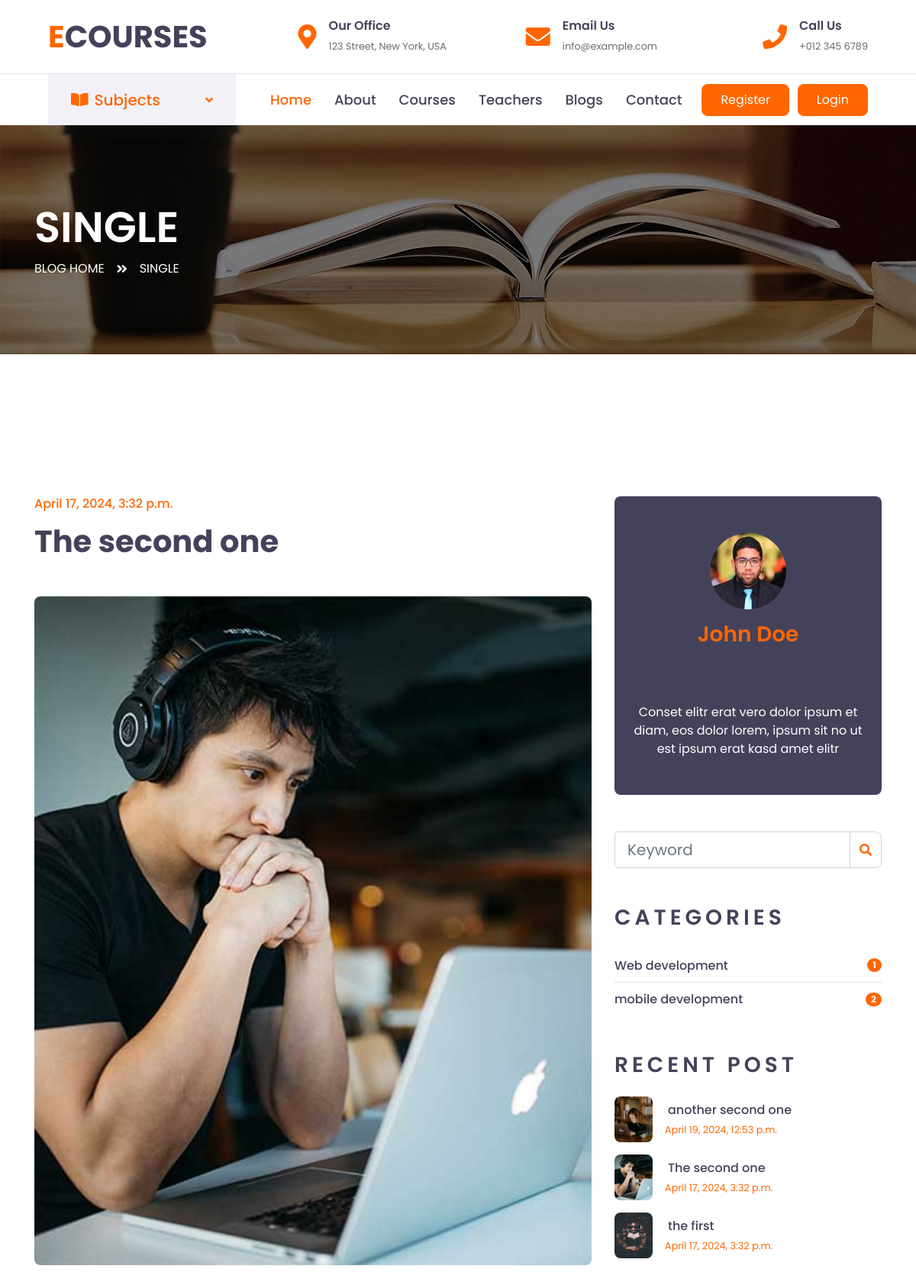
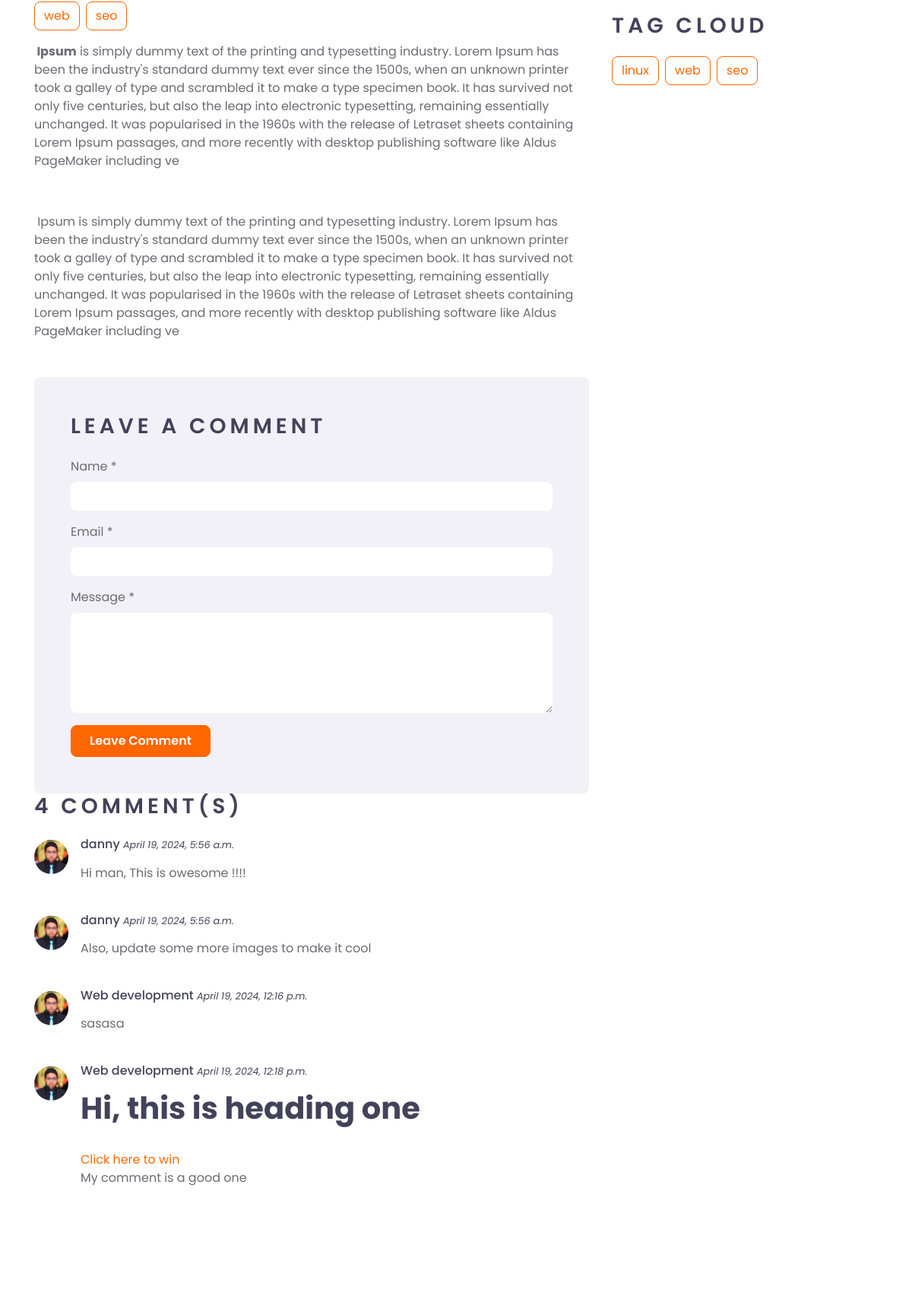
Screenshot of /post/the-second-one (upper part) with the database file from the repository (2 pictures, top to bottom).
### blogapp/models.py (models this page shows, shortened)
class Post(models.Model):
    title = models.CharField(max_length=200)
    image = models.ImageField(upload_to="blog/")
    url = models.SlugField(unique=True)
    content = RichTextField()
    author = models.ForeignKey('auth.User', on_delete=models.CASCADE)
    created_at = models.DateTimeField(auto_now_add=True)
    categories = models.ForeignKey(Category, on_delete=models.CASCADE)
    tags = models.ManyToManyField(Tag)
    published = models.BooleanField(default=True)

class Tag(models.Model):
    name = models.CharField(max_length=100)

class Comment(models.Model):
    post = models.ForeignKey(Post, on_delete=models.CASCADE, related_name='comments')
    author = models.CharField(max_length=50)
    email = models.EmailField()
    content = models.TextField()
    created_at = models.DateTimeField(default=timezone.now)
    approved = models.BooleanField(default=False)

class Category(models.Model):
    name = models.CharField(max_length=100)
    url = models.SlugField(unique=True)

### blogapp/views.py (the view)
# urls.py: path('post/<slug:url>', views.post_detail, name='postdetail'),
def post_detail(request, url):
    post = get_object_or_404(Post, url=url)
    approved_blogs = Post.objects.filter(published=True)
    blog_categories = Category.objects.annotate(blog_count=models.Count('post'))
    recent_posts = Post.objects.order_by('-created_at')[:5]
    comments = post.comments.filter(approved=True)  # Filter comments for the specific post
    blog_tags = Tag.objects.all()
    current_blog_tag = post.tags.all()
    context = {
        'post': post,
        'blogs': approved_blogs,
        'blog_categories': blog_categories,
        'recent_posts': recent_posts,
        'comments': comments,
        'blog_tags':blog_tags,
        'current_blog_tag':current_blog_tag
    }
    return render(request, 'single.html', context)

### templates/single.html (shortened to what this page needs)
{% extends "base.html" %}
{% load static %}
{% block body %}
    <div class="container-fluid page-header" style="margin-bottom: 90px;">
        <div class="container">
            <div class="d-flex flex-column justify-content-center" style="min-height: 300px">
                <h3 class="display-4 text-white text-uppercase">Single</h3>
                <div class="d-inline-flex text-white">
                    <p class="m-0 text-uppercase"><a class="text-white" href="{% url "blog" %}">Blog Home</a></p>
                    <i class="fa fa-angle-double-right pt-1 px-3"></i>
                    <p class="m-0 text-uppercase">Single</p>
                </div>
            </div>
        </div>
    </div>
    <div class="container-fluid py-5">
        <div class="container py-5">
            <div class="row">
                <div class="col-lg-8">
                    <div class="mb-5">
                        <h6 class="text-primary mb-3">{{post.created_at}}</h6>
                        <h1 class="mb-5">{{post.title}}</h1>
                        <img class="img-fluid rounded w-100 mb-4" src='{{post.image.url}}' alt="{{post.title}}">
                        <div class="d-flex flex-wrap m-n1">
                            {% for tag in current_blog_tag %}
                            <a href="{% url "tag_filter" tag.name %}" class="btn btn-outline-primary m-1">{{tag.name}}</a>
                            {% endfor %}
                        </div>
                        <p>{{post.content|safe|linebreaks}}</p>
                    </div>
                    <div class="bg-secondary rounded p-5">
                        <h3 class="text-uppercase mb-4" style="letter-spacing: 5px;">Leave a comment</h3>
                         {% if user.is_authenticated %}
                        <form id="commentForm" method='post' action="{% url 'postdetail' post.url %}">
                            <div class="form-group">
                                <label for="name">Name *</label>
                                <input type="text" class="form-control border-0" readonly value="{{user.first_name}}" id="name">
                            </div>
                            <div class="form-group">
                                <label for="email">Email *</label>
                                <input type="email" class="form-control border-0" readonly value="{{user.email}}" id="email">
                            </div>
                            <input type="hidden" class="form-control border-0" readonly value="{{post.url}}" id="url">
                            <div class="form-group">
                                <label for="message">Message *</label>
                                <textarea id="message" cols="30" rows="5" class="form-control border-0"></textarea>
                            </div>
                            <div class="form-group mb-0">
                                <p id="success"> </p>
                                <input type="submit" value="Leave Comment" class="btn btn-primary py-md-2 px-md-4 font-weight-semi-bold">
                            </div>
                        </form>
                        {% else %}
                        <form id="commentForm" method='post' action="{% url 'postdetail' post.url %}">
                            <div class="form-group">
                                <label for="name">Name *</label>
                                <input type="text" class="form-control border-0" value="{{user.first_name}}" id="name">
                            </div>
                            <div class="form-group">
                                <label for="email">Email *</label>
                                <input type="email" class="form-control border-0" id="email">
                            </div>
                            <div class="form-group">
                                <label for="message">Message *</label>
                                <textarea id="message" cols="30" rows="5" class="form-control border-0"></textarea>
                            </div>
                            <div class="form-group mb-0">
                                <input type="submit" value="Leave Comment" class="btn btn-primary py-md-2 px-md-4 font-weight-semi-bold">
                            </div>
                        </form>
                        {% endif %}
                    </div>
                    <div class="mb-5">
                        <h3 class="text-uppercase mb-4" style="letter-spacing: 5px;">{{comments|length}} Comment(s)</h3>
                        {% if comments %}
                        {% for comment in comments %}
                        <div class="media mb-4">
                            <img src='{% static "img/user.jpg" %}' alt="Image" class="img-fluid rounded-circle mr-3 mt-1"
                                style="width: 45px;">
                            <div class="media-body">
                                <h6>{{comment.author}} <small><i>{{comment.created_at}}</i></small></h6>
                                <p>{{comment.content|safe|linebreaks}}</p>
                            </div>
                        </div>
                        {% endfor %}
                        {% else %}
                        <p> No comments at the moment </p>
                        {% endif %}
                    </div>
                </div>
                <div class="col-lg-4 mt-5 mt-lg-0">
                    <div class="d-flex flex-column text-center bg-dark rounded mb-5 py-5 px-4">
                        <img src='{% static "img/user.jpg" %}' class="img-fluid rounded-circle mx-auto mb-3" style="width: 100px;">
                        <h3 class="text-primary mb-3">John Doe</h3>
                        <h3 class="text-uppercase mb-4" style="letter-spacing: 5px;">Tag Cloud</h3>
                        <p class="text-white m-0">Conset elitr erat vero dolor ipsum et diam, eos dolor lorem, ipsum sit
                            no ut est ipsum erat kasd amet elitr</p>
                    </div>
                    <div class="mb-5">
                        <form action='{% url "blog_search" %}'>
                            <div class="input-group">
                                <input type="text" name="q" class="form-control form-control-lg" placeholder="Keyword">
                                <div class="input-group-append">
                                    <span class="input-group-text bg-transparent text-primary"><i
                                            class="fa fa-search"></i></span>
                                </div>
                            </div>
                        </form>
                    </div>
                    <div class="mb-5">
                        <h3 class="text-uppercase mb-4" style="letter-spacing: 5px;">Categories</h3>
                        <ul class="list-group list-group-flush">
                            {% for blogcategory in blog_categories %}
                            <li class="list-group-item d-flex justify-content-between align-items-center px-0">
                                <a href="{% url "post_list_by_category" blogcategory.url %}" class="text-decoration-none h6 m-0">{{ blogcategory.name }}</a>
                                <span class="badge badge-primary badge-pill">{{ blogcategory.blog_count }}</span>
                            </li>
                            {% endfor %}
                        </ul>
                    </div>
                    <div class="mb-5">
                        <h3 class="text-uppercase mb-4" style="letter-spacing: 5px;">Recent Post</h3>
                        {% for blog in recent_posts %}
                        <a class="d-flex align-items-center text-decoration-none mb-3" href="">
                            <img class="img-fluid rounded" height="50" width="50" src="{{blog.image.url}}" alt="{{blog.title}}">
                            <div class="pl-3">
                                <h6 class="m-1">{{blog.title}}</h6>
                                <small>{{blog.created_at}}</small>
                            </div>
                        </a>
                        {% endfor %}
                    </div>
                    <div class="mb-5">
                        <h3 class="text-uppercase mb-4" style="letter-spacing: 5px;">Tag Cloud</h3>
                        <div class="d-flex flex-wrap m-n1">
                            {% for tag in blog_tags %}
                            <a href="" class="btn btn-outline-primary m-1">{{tag.name}}</a>
                            {% endfor %}
                        </div>
                    </div>
                </div>
            </div>
        </div>
    </div>
    {% endblock body %}

### rows the page displays
Post: created_at "April 17, 2024, 3:32 p.m.", title "The second one", image (picture), content "Ipsum is simply dummy text of the printing and typesetting industry. Lorem Ipsum has been the industry's standard dummy text ever since the 1500s, when an unknown printer took a galley of type and scrambled it to make a type specimen book. It has survived not only five centuries, but also the leap into electronic typesetting, remaining essentially unchanged. It was popularised in the 1960s with the release of Letraset sheets containing Lorem Ipsum passages, and more recently with desktop publishing software like Aldus PageMaker including ve Ipsum is simply dummy text of the printing and typesetting industry. Lorem Ipsum has been the industry's standard dummy text ever since the 1500s, when…"
Tag: name "web"
Tag: name "seo"
Comment: author "danny", created_at "April 19, 2024, 5:56 a.m.", content "Hi man, This is owesome !!!!"
Comment: author "danny", created_at "April 19, 2024, 5:56 a.m.", content "Also, update some more images to make it cool"
Comment: author "Web development", created_at "April 19, 2024, 12:16 p.m.", content "sasasa"
Comment: author "Web development", created_at "April 19, 2024, 12:18 p.m.", content "Hi, this is heading one Click here to win My comment is a good one"
Category: name "Web development", blog_count "1"
Category: name "mobile development", blog_count "2"
Post: image (picture), title "another second one", created_at "April 19, 2024, 12:53 p.m."
Post: image (picture), title "the first", created_at "April 17, 2024, 3:32 p.m."
Tag: name "linux"

### other values shown
{{ comments|length }} "4"
